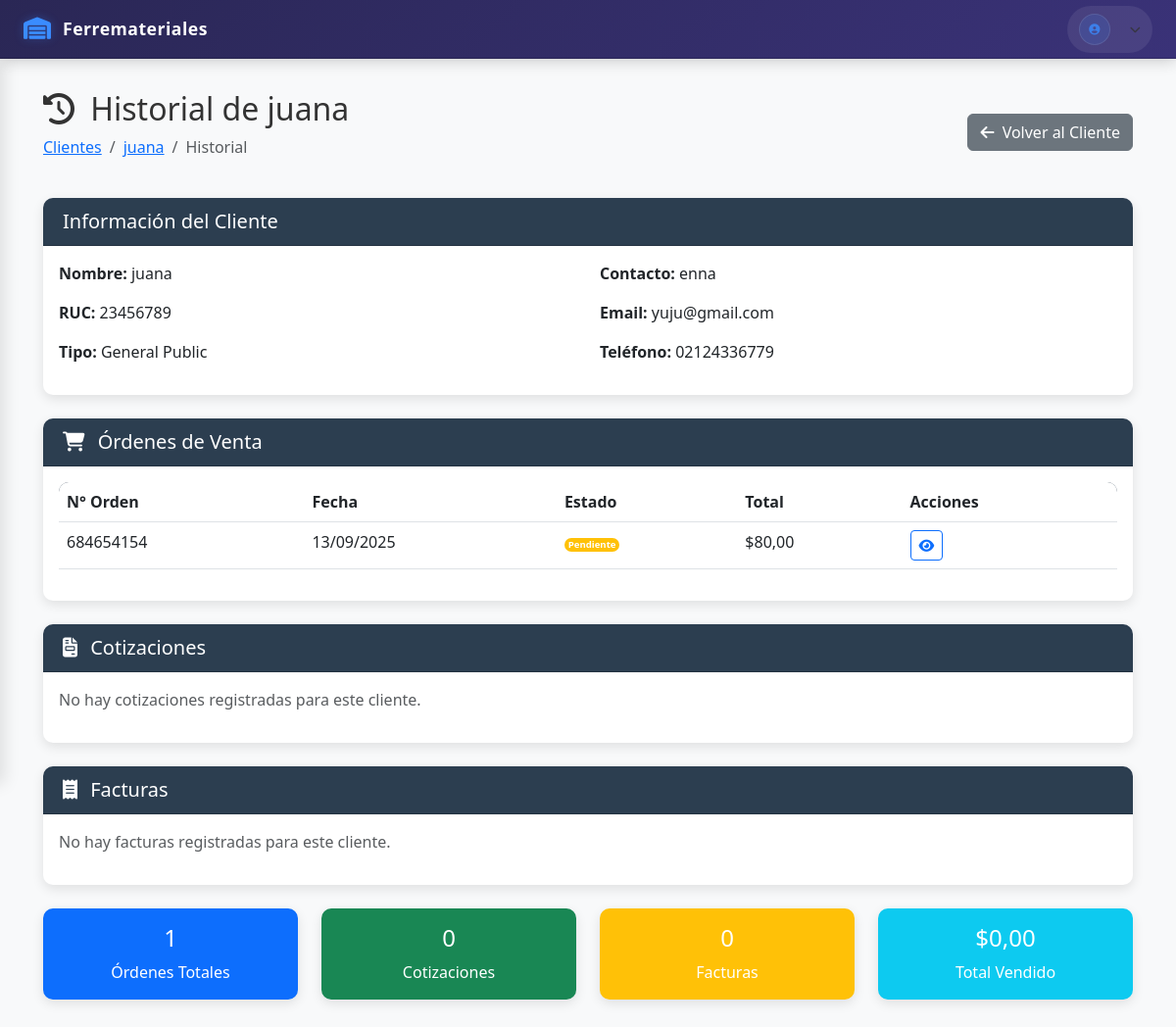
/clientes/clientes/2/historial/, run on an earlier commit of the app's database.
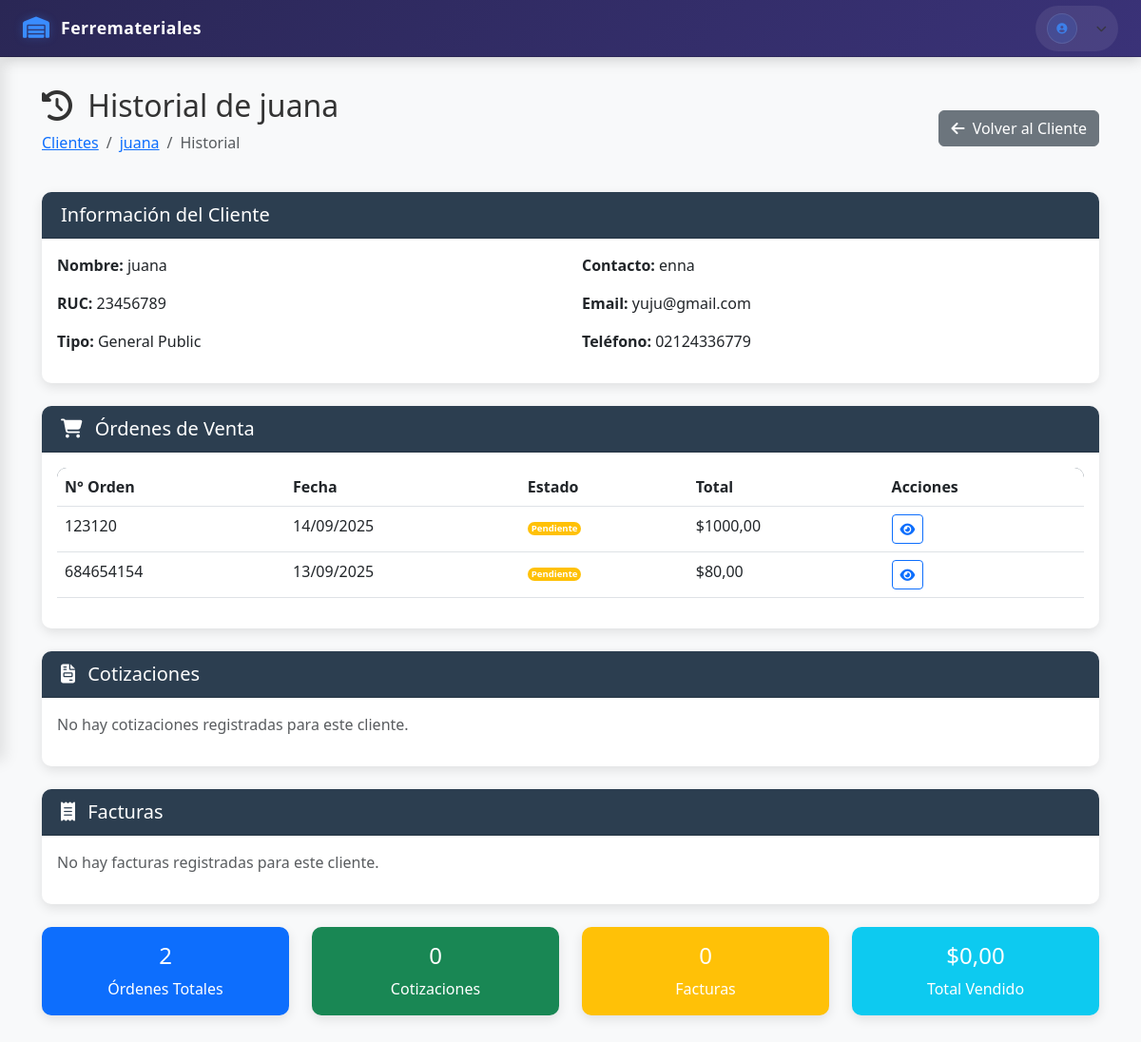
And on a later commit of the database.
### apps/sales/models.py (models this page shows, shortened)
class Order(models.Model):
    STATUS_CHOICES = [
        ('pending', _('Pending')),
        ('confirmed', _('Confirmed')),
        ('shipped', _('Shipped')),
        ('delivered', _('Delivered')),
        ('cancelled', _('Cancelled')),
    ]
    customer = models.ForeignKey(
        Customer,
        verbose_name=_("Customer"),
        on_delete=models.CASCADE
    )
    order_number = models.CharField(
        _("Order Number"),
        max_length=50,
        unique=True
    )
    date = models.DateField(
        _("Date"),
        default=timezone.now
    )
    total_amount = models.DecimalField(
        _("Total Amount"),
        max_digits=10,
        decimal_places=2,
        default=0.00
    )
    status = models.CharField(
        _("Status"),
        max_length=20,
        choices=STATUS_CHOICES,
        default='pending'
    )
    quote = models.OneToOneField(
        Quote,
        verbose_name=_("Quote"),
        on_delete=models.SET_NULL,
        null=True,
        blank=True
    )
    created_at = models.DateTimeField(
        _("Created At"),
        auto_now_add=True
    )
    updated_at = models.DateTimeField(
        _("Updated At"),
        auto_now=True
    )
    class Meta:
        db_table = "sales_orders"
        verbose_name = _("Sales Order")
        verbose_name_plural = _("Sales Orders")

### apps/crm/views.py (the view)
# urls.py: path('clientes/<int:cliente_id>/historial/', historial_cliente, name='historial_cliente'),
def historial_cliente(request, cliente_id):
    customer = get_object_or_404(Customer, pk=cliente_id)
    orders = Order.objects.filter(customer=customer).order_by('-date')
    quotes = Quote.objects.filter(customer=customer).order_by('-date')
    invoices = Invoice.objects.filter(customer=customer).order_by('-date_issued')
    total_amount = invoices.aggregate(total=Sum('total_amount'))['total'] or 0
    context = {
        'customer': customer,
        'orders': orders,
        'quotes': quotes,
        'invoices': invoices,
        'total_amount': total_amount,
    }
    if request.GET.get('modal') == '1':
        return render(request, 'crm/_historial_cliente.html', context)
    return render(request, 'crm/historial_cliente.html', context)

### templates/crm/historial_cliente.html (shortened to what the changed rows need)
{% extends "base.html" %}
{% block content %}
<div class="container-fluid">
    <div class="d-flex justify-content-between align-items-center mb-4">
        <div>
            <h2><i class="fas fa-history me-2"></i> Historial de {{ customer.name }}</h2>
        </div>
    </div>
    <div class="card mb-4">
        <div class="card-body">
            {% if orders %}
                <div class="table-responsive">
                    <table class="table table-hover">
                        <thead>
                            <tr>
                                <th>N° Orden</th>
                                <th>Fecha</th>
                                <th>Estado</th>
                                <th>Total</th>
                                <th>Acciones</th>
                            </tr>
                        </thead>
                        <tbody>
                            {% for order in orders %}
                            <tr>
                                <td>{{ order.order_number }}</td>
                                <td>{{ order.date|date:"d/m/Y" }}</td>
                                <td>
                                    {% if order.status == 'pending' %}
                                        <span class="badge bg-warning">Pendiente</span>
                                    {% elif order.status == 'confirmed' %}
                                        <span class="badge bg-info">Confirmada</span>
                                    {% elif order.status == 'shipped' %}
                                        <span class="badge bg-primary">Enviada</span>
                                    {% elif order.status == 'delivered' %}
                                        <span class="badge bg-success">Entregada</span>
                                    {% elif order.status == 'cancelled' %}
                                        <span class="badge bg-danger">Cancelada</span>
                                    {% else %}
                                        <span class="badge bg-secondary">{{ order.status }}</span>
                                    {% endif %}
                                </td>
                                <td>${{ order.total_amount|floatformat:2 }}</td>
                                <td>
                                    <a href="#" class="btn btn-sm btn-outline-primary" title="Ver detalle">
                                        <i class="fas fa-eye"></i>
                                    </a>
                                </td>
                            </tr>
                            {% endfor %}
                        </tbody>
                    </table>
                </div>
            {% else %}
                <p class="text-muted">No hay órdenes de venta registradas para este cliente.</p>
            {% endif %}
        </div>
    </div>
    <div class="row">
        <div class="col-md-3">
            <div class="card text-white bg-primary">
                <div class="card-body text-center">
                    <h4>{{ orders|length }}</h4>
                    <p class="mb-0">Órdenes Totales</p>
                </div>
            </div>
        </div>
    </div>
</div>
{% endblock %}

What changed in the data, as far as the page shows it:
added Order: order_number "123120", date "14/09/2025", status "Pendiente", total_amount "1000,00"
Also different on the page:
{{ orders|length }}: "1" → "2"
